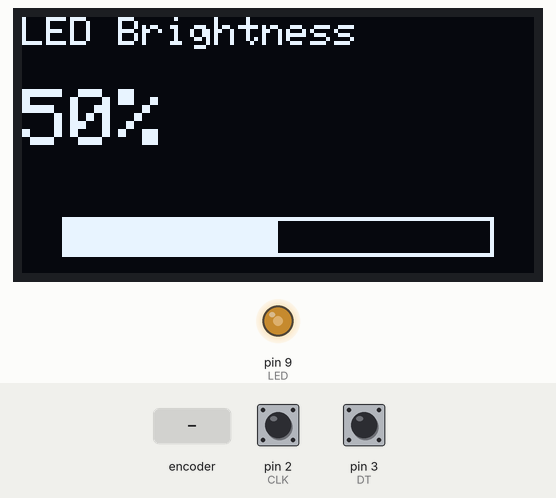
A sketch run on a simulated Arduino Uno, built with avr-gcc and run on an emulated ATmega328P. Shown: 128×64 one-colour display, output pins drawn as LEDs (lit = HIGH). The test bench sets the inputs (shaded band); at power-on: pin 2 (CLK) HIGH, pin 3 (DT) HIGH.

Above: at 1.2 s.
1.3 s: rotary encoder on pin 2 (CLK) / pin 3 (DT) turned 3 steps (first pin leading)
At 2.9 s:
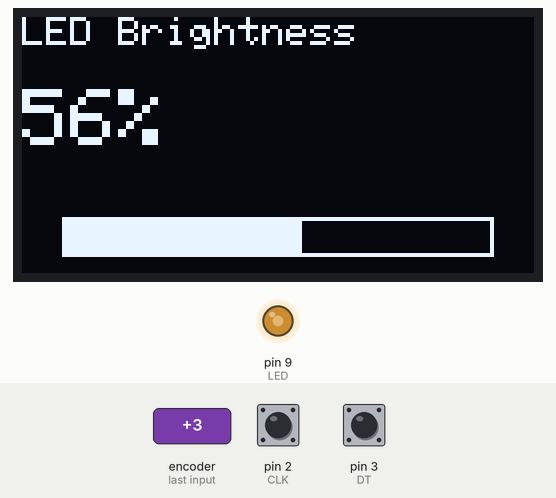
3.4 s: rotary encoder on pin 2 (CLK) / pin 3 (DT) turned 1 step (first pin leading)
At 4.2 s:
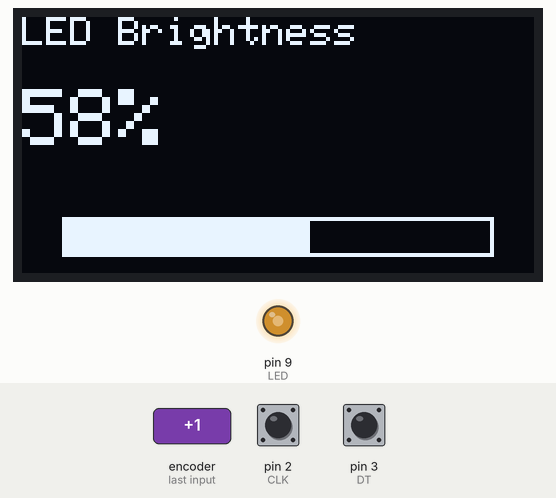
5.1 s: rotary encoder on pin 2 (CLK) / pin 3 (DT) turned 1 step (first pin leading)
At 5.5 s:
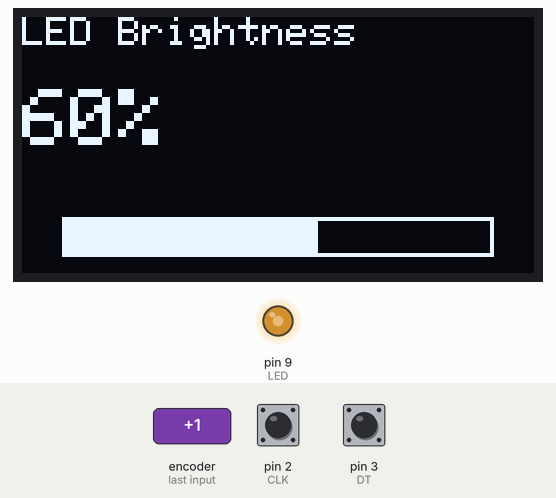
Timing chart, 0 to 8.1 s (numbered marks = the images above; inputs shaded):
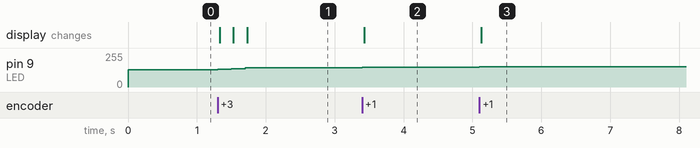

Measured:
- after the input at 1.3 s, pin 9 (LED): 128/255 → 133/255 at once, → 138/255 0.20 s later, → 143/255 0.20 s later; the display: first changes at once (image 1 shows a later state)
- after the input at 3.4 s, pin 9 (LED): 143/255 → 148/255 at once; the display: changes at once (image 2)
- after the input at 5.1 s, pin 9 (LED): 148/255 → 153/255 at once; the display: changes at once (image 3)

The sketch:

Code.ino
```cpp
#include <Wire.h>
#include <Adafruit_GFX.h>
#include <Adafruit_SSD1306.h>

#define SCREEN_WIDTH 128
#define SCREEN_HEIGHT 64

Adafruit_SSD1306 display(SCREEN_WIDTH, SCREEN_HEIGHT, &Wire, -1);

// Rotary encoder Pins
const int CLK = 2; // output A
const int DT  = 3; // output B

// LED PWM pin
const int LED = 9;

int brightness = 128; // Initial brightness | total range --> 0-255
int lastCLK;

void setup()
{
  pinMode(CLK, INPUT);
  pinMode(DT, INPUT);
  pinMode(LED, OUTPUT);

  analogWrite(LED, brightness);

  display.begin(SSD1306_SWITCHCAPVCC, 0x3C);
  display.clearDisplay();

  lastCLK = digitalRead(CLK);

  updateDisplay();
}

void loop()
{
  int currentCLK = digitalRead(CLK);

  // check if encoder is rotated or not (only react when CLK makes LOW to HIGH transition i.e rising edge)
  if (currentCLK != lastCLK && currentCLK == LOW)
  {
    // determine direction of rotation
    if (digitalRead(DT) == currentCLK){
      brightness -= 5;  // Clockwise
    }
    else{
      brightness += 5;  // Counter Clockwise
    }

    brightness = constrain(brightness, 0, 255);

    analogWrite(LED, brightness);

    updateDisplay();
  }

  lastCLK = currentCLK;
}

void updateDisplay()
{
  display.clearDisplay();

  int percent = map(brightness, 0, 255, 0, 100);

  // Title
  display.setTextSize(1);
  display.setTextColor(SSD1306_WHITE);
  display.setCursor(0, 0);
  display.print("LED Brightness");

  // Percentage
  display.setTextSize(2);
  display.setCursor(0, 18);
  display.print(percent);
  display.print("%");

  // Percentage bar
  display.drawRect(10, 50, 108, 10, SSD1306_WHITE);

  // Filled Bar
  int barWidth = map(brightness, 0, 255, 0, 106);
  display.fillRect(11, 51, barWidth, 8, SSD1306_WHITE);

  display.display();
}
```
